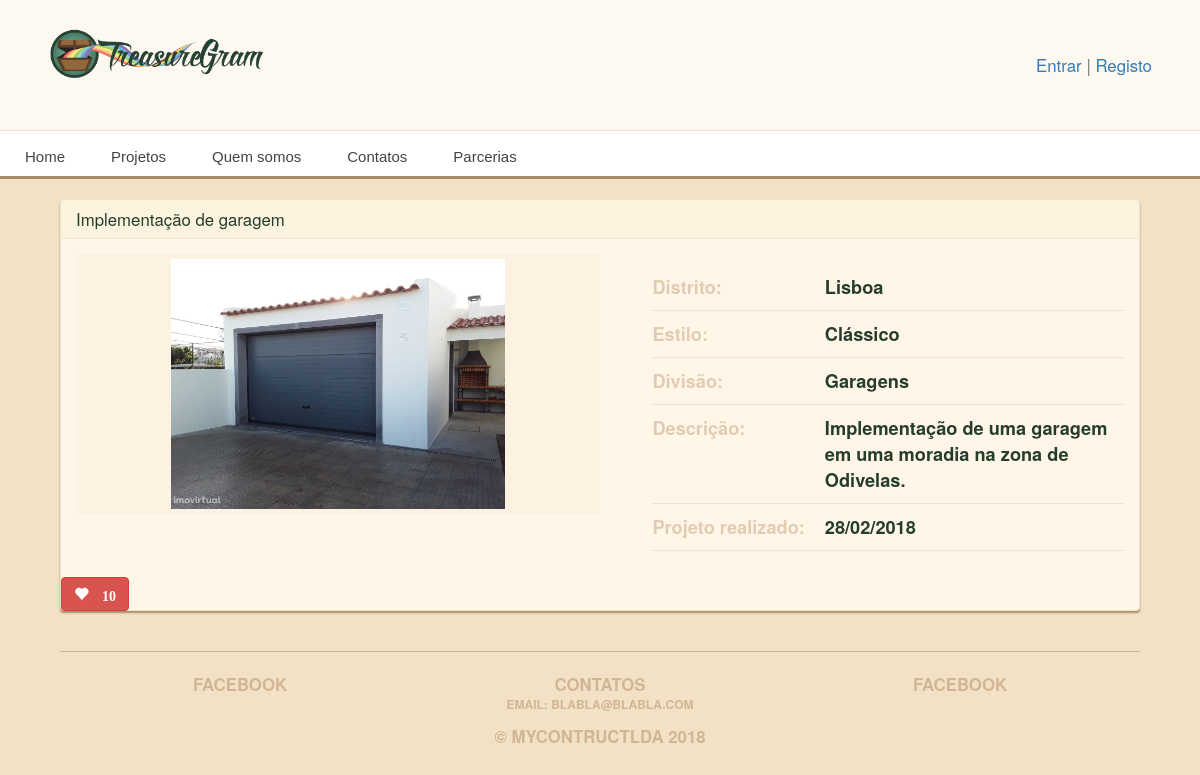
The page /projetos/detalhes/implementacao-de-garagem/ on the database as committed earlier.
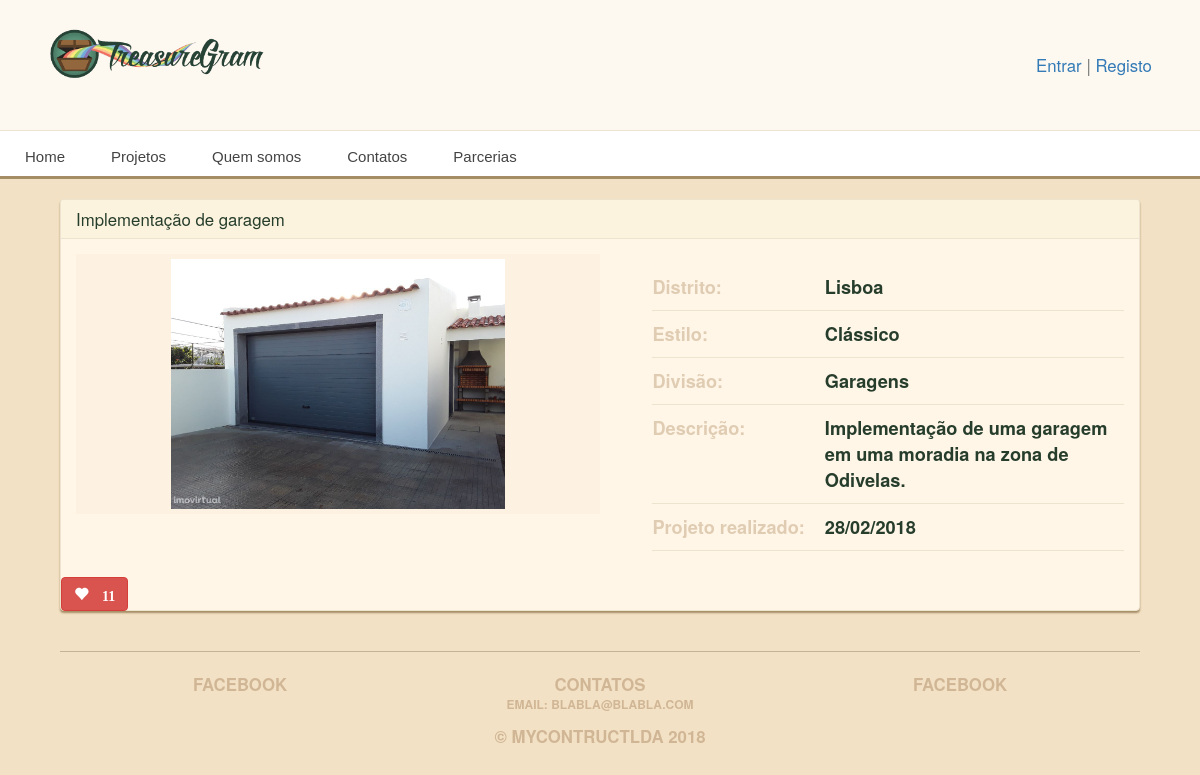
The same page on the database as committed later.
### main_app/models.py (models this page shows, shortened)
class Projetos(models.Model):
    data_registo = models.CharField(max_length=100)
    distrito = models.CharField(max_length=100)
    titulo = models.CharField(max_length=100)
    descricao = models.CharField(max_length=250)
    divisao = models.ForeignKey('Divisao', on_delete=models.CASCADE)
    estilo = models.ForeignKey('Estilo', on_delete=models.CASCADE)
    imagem = models.ImageField(upload_to='treasure_images', default='media/default.png')
    likes = models.IntegerField(default=0)
    slug = models.SlugField(max_length=100, blank=True)
    categoria = models.ForeignKey('Categoria', on_delete=models.CASCADE)
    created_at = models.DateTimeField(auto_now_add=True)
    tags = models.CharField(max_length=250)

class Estilo(models.Model):
    estilo = models.CharField(max_length=100)
    slug = models.SlugField(max_length=100, blank=True)
    def __str__(self):
        return self.estilo

class Divisao(models.Model):
    divisao = models.CharField(max_length=100)
    def __str__(self):
        return self.divisao

### main_app/views.py (the view)
# urls.py: url(r'^projetos/detalhes/(?P<slug>[-\w]+)/$', views.detail, name = 'detail'),
def detail(request, slug):
    projeto = Projetos.objects.get(slug=slug)
    return render(request, 'detail.html', {'projeto': projeto})

### main_app/templates/detail.html
{% extends 'base.html' %}
{% load staticfiles %}
{% block content %}
<div class="row">
  <div class="treasure panel panel-default">
    <div class="panel-heading">
          <h3 class="panel-title">{{ projeto.titulo }}</h3>
        </div>
    <div class="panel-body">
      <div class="treasure-photo-detail">
        <img src="{{ projeto.imagem.url }}" height="250px">
      </div>
      <table class="treasure-table">
        <tr>
          <th>
            Distrito:
          </th>
          <td>{{ projeto.distrito }}</td>
        </tr>
        <tr>
          <th>
            Estilo:
          </th>
          <td>{{ projeto.estilo }}</td>
        </tr>
        <tr>
          <th>
            Divisão:
          </th>
          <td>{{ projeto.divisao }}</td>
        </tr>
         <tr>
          <th>
            Descrição:
          </th>
          <td>{{ projeto.descricao }}</td>
        </tr>
                <tr>
          <th>
            Projeto realizado:
          </th>
          <td>{{ projeto.data_registo }}</td>
        </tr>
      </table>
    </div>
      <button id ="likes" data-id="{{projeto.id}}" class="btn btn-mini btn-danger glyphicon glyphicon-heart" type="button">
            {% if projeto.likes > 0 %} {{ projeto.likes }} {% endif %}
      </button>
  </div>
</div>
{% endblock %}

Rows that differ between the two databases and show on the page:
changed Projetos "Lisboa": likes "10" → "11"
